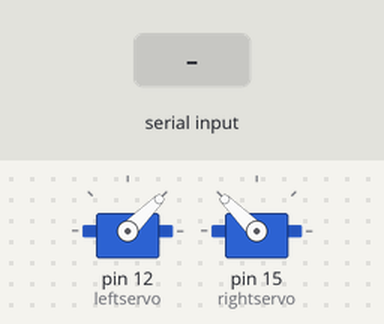
Recording of a sketch running on a simulated Arduino Uno, built with avr-gcc and run on an emulated ATmega328P. On the bench: 2 × servo. The inputs (shaded band) are chosen by the test bench. What the sketch prints to the serial monitor is not drawn.

Above: at 1.2 s.
1.3 s: "90,45\n" received over Serial
2.8 s: "30,150\n" received over Serial
At 3.95 s:
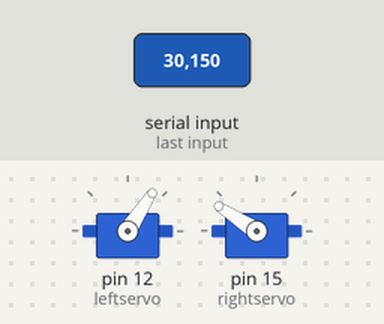
At 12.7 s:
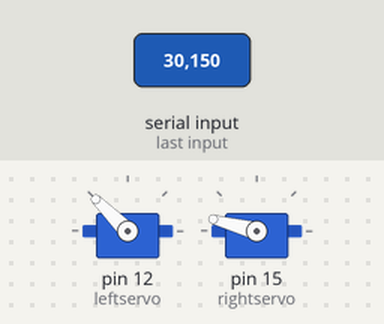
Timing chart, 0 to 14.2 s (numbered marks = the images above; inputs shaded):
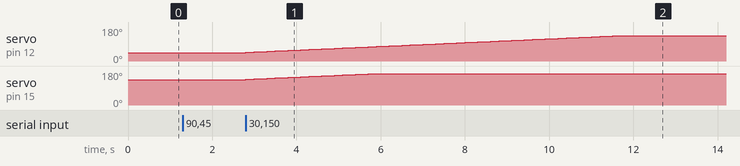

The sketch:

servo_rotate.ino
```cpp
#include <Servo.h>

Servo leftservo;
Servo rightservo;
float l, r;

int lpos = 45;
int rpos = 135;
int inc = 1;

void setup() {
  Serial.begin(115200);  //begin serial monitor with a baud rate
  leftservo.attach(12);
  rightservo.attach(15);
  leftservo.write(lpos);
  rightservo.write(rpos);
}

void loop() {
  userInput();
  while (1) {
    if(lpos == l && rpos ==r){
      break;
    }
    if (lpos == l && rpos == r) {
      break;
    }
    if (lpos < l) {
      lpos = lpos + inc;
    } else if (lpos > l) {
      lpos = lpos - inc;
    }

    if (rpos < r) {
      rpos = rpos + inc;
    } else if (rpos > r) {
      rpos = rpos - inc;
    }
    leftservo.write(lpos);
    rightservo.write(rpos);
    delay(100);
  }
}

//Ask user for angle inpput
void userInput() {
  Serial.end();
  Serial.begin(115200);
  Serial.println("Enter angle 'left' and 'right' in degrees");
  Serial.print("angle 'left' >   ");
  while (true) {
    if (Serial.available()) {
      l = Serial.parseFloat();
      Serial.print(l);
      l=l+45;
      break;
    }
  }
  Serial.end();
  Serial.begin(115200);
  Serial.println();
  Serial.print("angle 'right' >  ");
  while (true) {
    if (Serial.available() > 0) {
      r = Serial.parseFloat();
      Serial.print(r);
      r=r+135;
      break;
    }
  }
  Serial.println();
}
```

Measured:
- after the input at 1.3 s, every drawn part: stays the same
- after the input at 2.8 s, servo on pin 12 (leftservo): moves from 45° to 135° over 8.9 s, starting at once; servo on pin 15 (rightservo): moves from 135° to 165° over 2.9 s, starting at once
